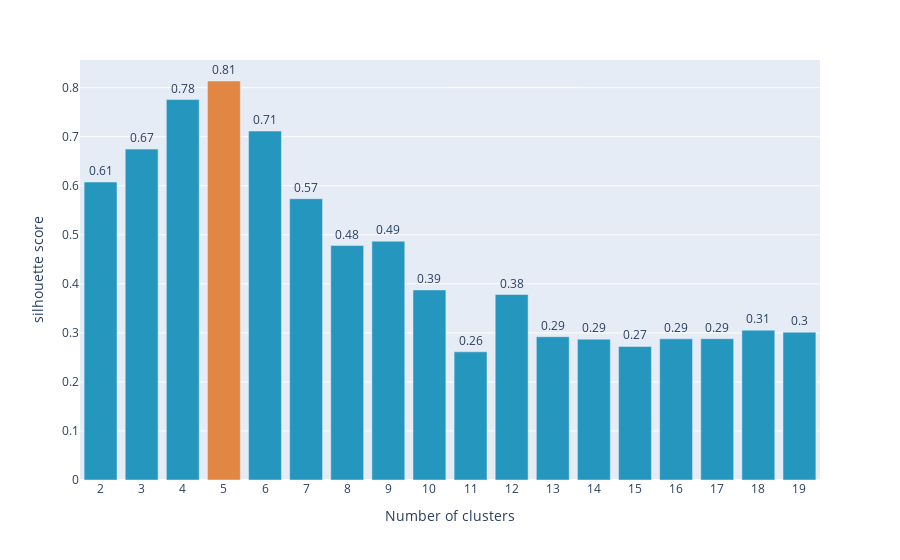

The code cell stored with this chart in its notebook:
### Code cell
fig = px.bar(x=list(range(2,20)), y=silhouette, text=[round(vl,2) for vl in silhouette],
            labels = dict(x='Number of clusters', y='silhouette score'))
fig.update_traces(textposition='outside'
                  ,marker = dict(color = bar_clrs)
                 )
fig.update_layout(
    xaxis = dict(tickvals = list(range(2,20))))
fig.show()

### Figure 1 — Plotly figure (JSON) as saved in the notebook; plotly's stock layout.template omitted (floating-point values rounded to 4 significant figures)
{"data": [{"alignmentgroup": "True", "hovertemplate": "Number of clusters=%{x}<br>silhouette score=%{y}<br>text=%{text}<extra></extra>", "legendgroup": "", "marker": {"color": ["#2596be", "#2596be", "#2596be", "#e28743", "#2596be", "#2596be", "#2596be", "#2596be", "#2596be", "#2596be", "#2596be", "#2596be", "#2596be", "#2596be", "#2596be", "#2596be", "#2596be", "#2596be"]}, "name": "", "offsetgroup": "", "orientation": "v", "showlegend": false, "text": [0.61, 0.67, 0.78, 0.81, 0.71, 0.57, 0.48, 0.49, 0.39, 0.26, 0.38, 0.29, 0.29, 0.27, 0.29, 0.29, 0.31, 0.3], "textposition": "outside", "type": "bar", "x": [2, 3, 4, 5, 6, 7, 8, 9, 10, 11, 12, 13, 14, 15, 16, 17, 18, 19], "xaxis": "x", "y": [0.6076, 0.6747, 0.7757, 0.8136, 0.7115, 0.5735, 0.4781, 0.4869, 0.3876, 0.2614, 0.3782, 0.2922, 0.2872, 0.2723, 0.2879, 0.2881, 0.3056, 0.3014], "yaxis": "y"}], "layout": {"barmode": "relative", "legend": {"tracegroupgap": 0}, "margin": {"t": 60}, "xaxis": {"anchor": "y", "domain": [0, 1], "tickvals": [2, 3, 4, 5, 6, 7, 8, 9, 10, 11, 12, 13, 14, 15, 16, 17, 18, 19], "title": {"text": "Number of clusters"}}, "yaxis": {"anchor": "x", "domain": [0, 1], "title": {"text": "silhouette score"}}}}
